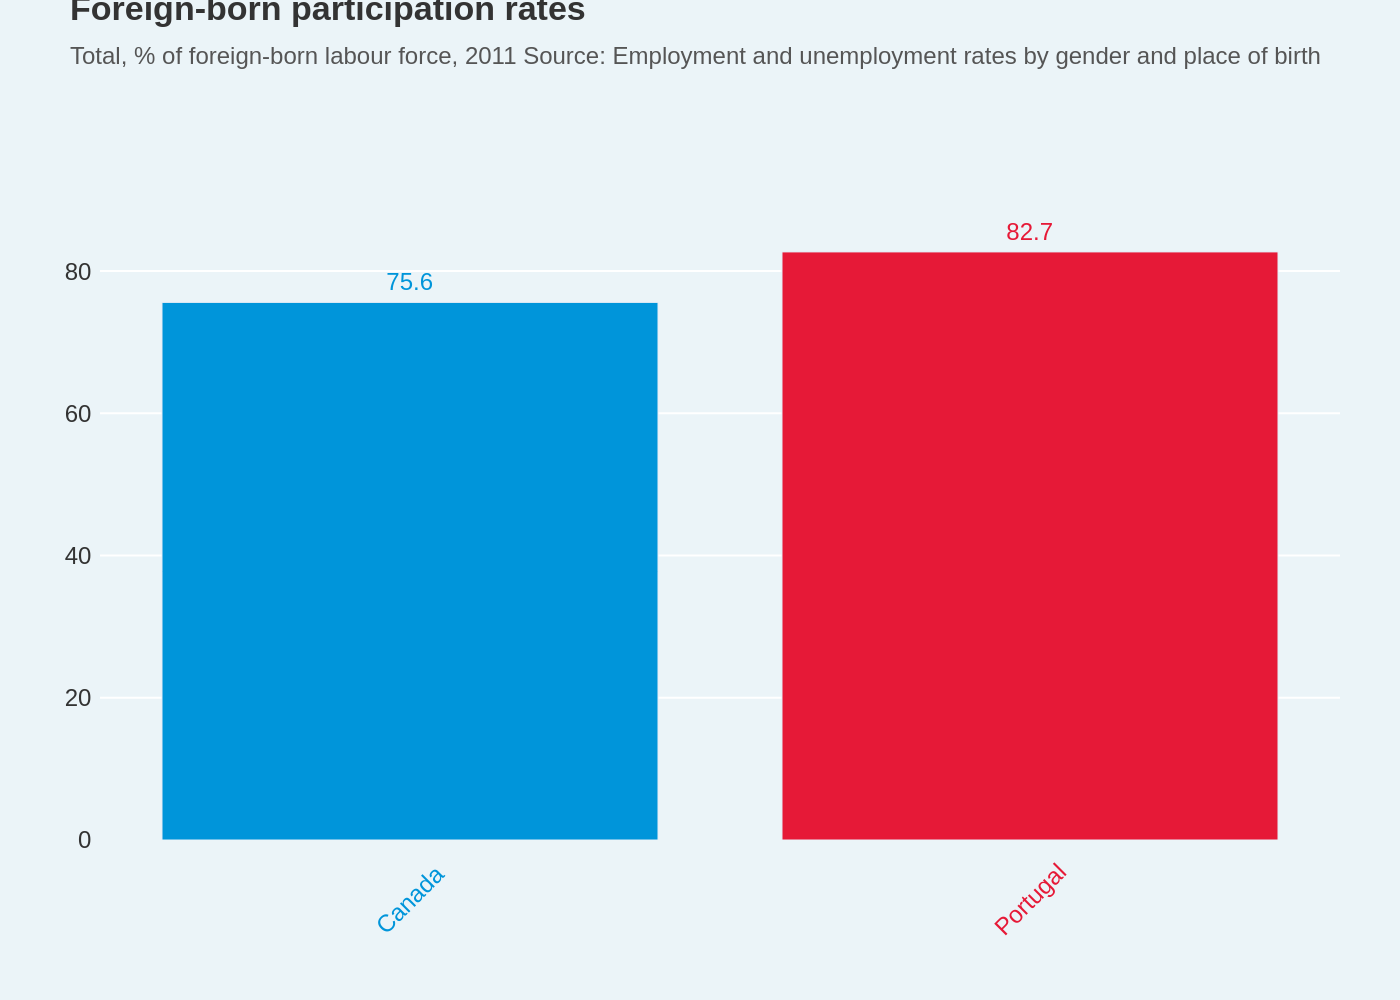

The Python source for this figure:
import sys
import json
import pathlib
import plotly.graph_objects as go

# --- 1. Load Data ---
# Ensure a JSON file path is provided as a command-line argument
if len(sys.argv) < 2:
    print(f"Usage: python {sys.argv[0]} <json_file_path>")
    sys.exit(1)

json_path = pathlib.Path(sys.argv[1])
with open(json_path, 'r', encoding='utf-8') as f:
    chart_info = json.load(f)

# Extract data and texts from the JSON structure
chart_data = chart_info.get("chart_data", [])
texts = chart_info.get("texts", {})
colors = chart_info.get("colors", [])
categories = [d['category'] for d in chart_data]
values = [d['value'] for d in chart_data]

# --- 2. Create Figure ---
fig = go.Figure()

# --- 3. Add Bar Trace ---
fig.add_trace(go.Bar(
    x=categories,
    y=values,
    marker_color=colors,
    text=values,
    textposition='outside',
    texttemplate='%{text:.1f}',
    textfont=dict(
        family="Arial",
        size=12,
        color=colors
    ),
    cliponaxis=False
))

# --- 4. Customize Layout ---
# Combine title and subtitle using HTML for styling
title_text = f"<b>{texts.get('title', '')}</b><br><span style='font-size:12px; color: #555555;'>{texts.get('subtitle', '')}</span>"

fig.update_layout(
    title=dict(
        text=title_text,
        y=0.98,
        x=0.05,
        xanchor='left',
        yanchor='top'
    ),
    font=dict(
        family="Arial",
        size=12,
        color="#333333"
    ),
    xaxis=dict(
        showticklabels=False,  # Hide default labels to replace with annotations
        showgrid=False,
        showline=False,
        zeroline=False,
        tickvals=categories # Ensure annotations align with bar centers
    ),
    yaxis=dict(
        range=[0, 90],
        showgrid=True,
        gridcolor='#FFFFFF',
        zeroline=False,
        showline=False,
        tickprefix=' ',
        ticksuffix=' '
    ),
    plot_bgcolor='#EBF4F8',
    paper_bgcolor='#EBF4F8',
    showlegend=False,
    margin=dict(l=50, r=30, t=100, b=80) # Ample margin for title and rotated labels
)

# --- 5. Add Custom X-axis Labels via Annotations ---
# This is required to color each label individually, matching the bar color
annotations = []
for i, category in enumerate(categories):
    annotations.append(dict(
        x=category,
        y=0,
        yshift=-30, # Position below the x-axis
        text=category,
        showarrow=False,
        font=dict(
            color=colors[i],
            size=12
        ),
        textangle=-45
    ))
fig.update_layout(annotations=annotations)


# --- 6. Output Image ---
output_filename = json_path.stem + ".png"
fig.write_image(output_filename, scale=2)

print(f"Chart saved as {output_filename}")
